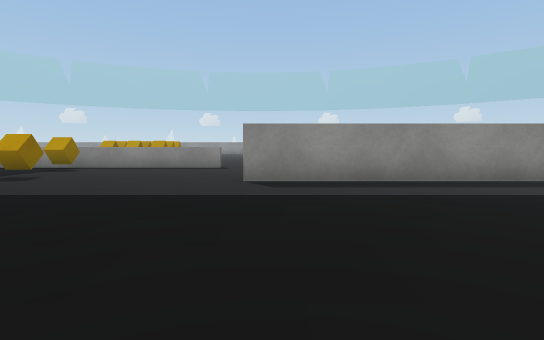
view 1 (above)

24 first-person views from a walk through a scene from a Unity 3-D project. The camera is 0.59 m above the floor, tilts 4° down and sees 80° across. The floor is counted in squares, 1 m on a side. Each view is taken from the middle of a square. On the plan, view 1 faces up. The plan holds only what a view shows up to about 9 squares ahead; the rest is blank. The place goes on beyond the plan. The player character is not drawn. Some surface patterns are stand-ins.

view 2
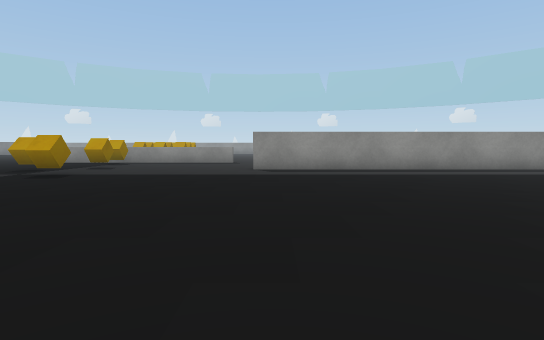

view 3
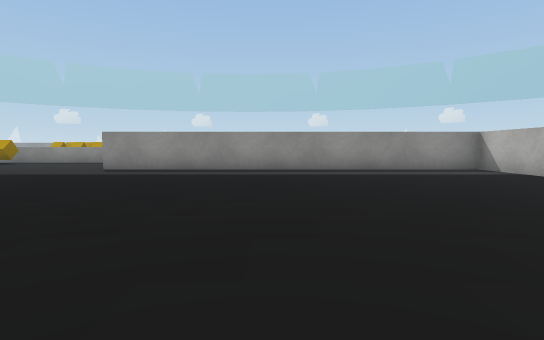

view 4
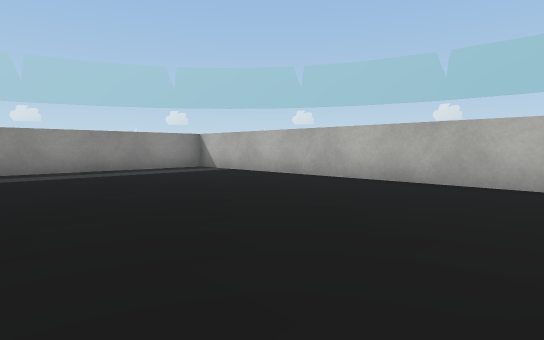

view 5
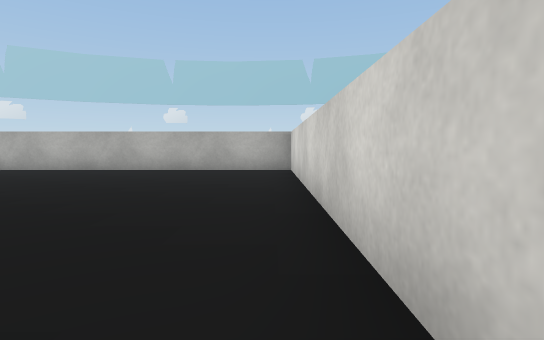

view 6
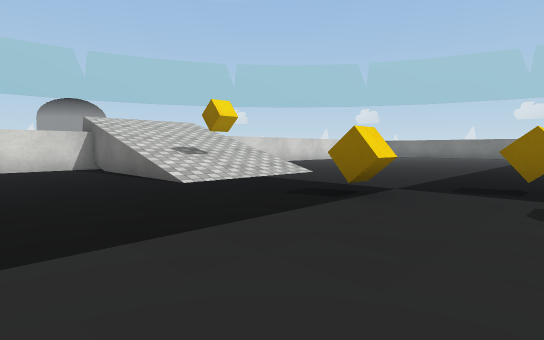

view 7
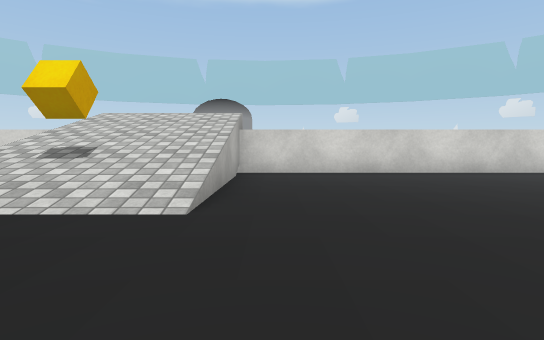

view 8
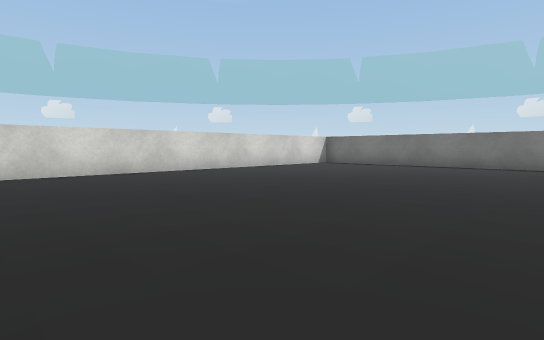

view 9
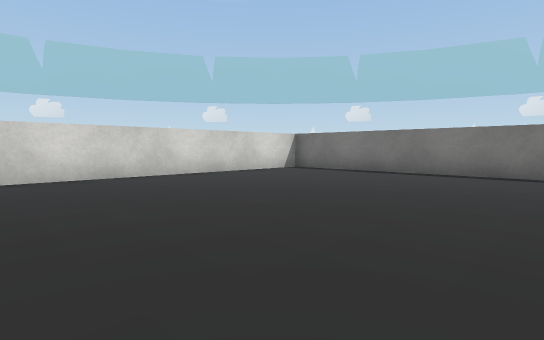

view 10
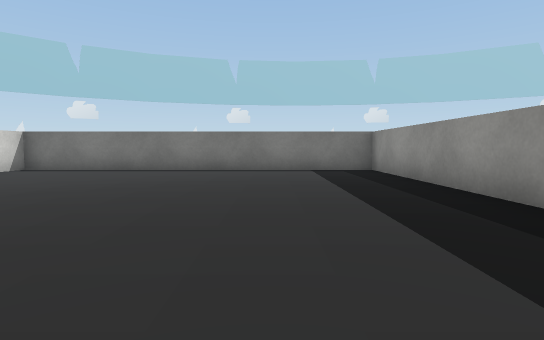

view 11
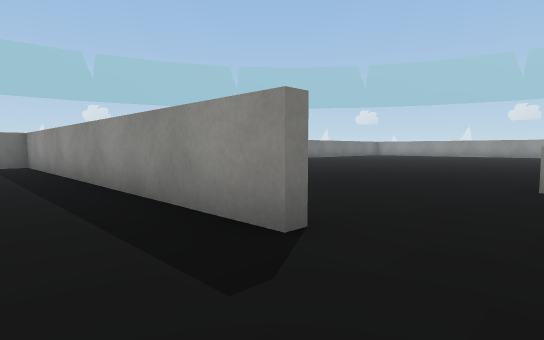

view 12
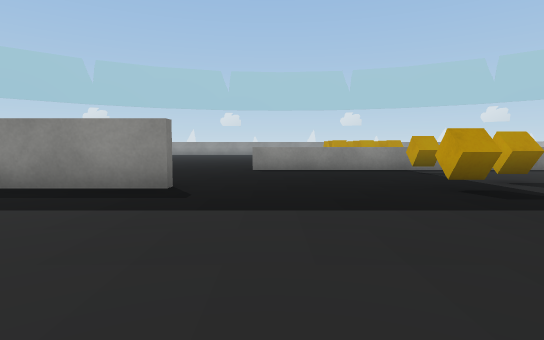

view 13
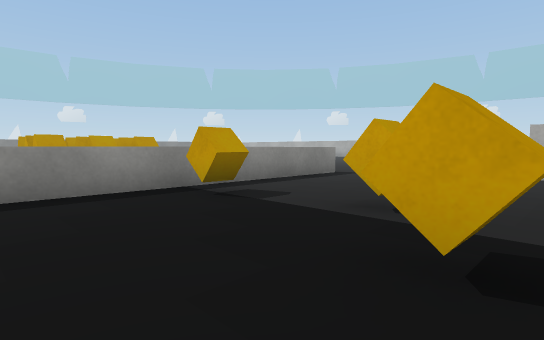

view 14
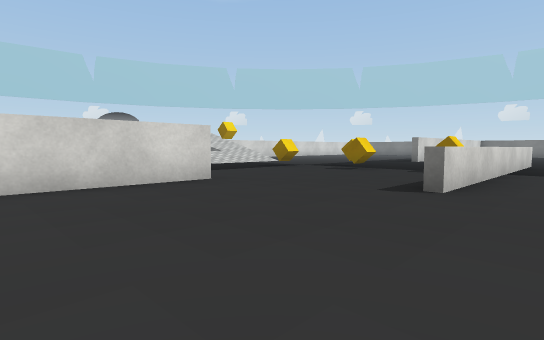

view 15
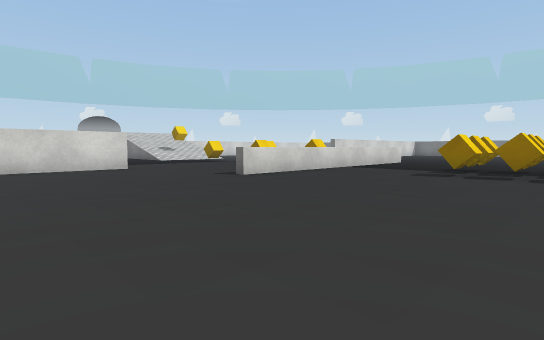

view 16
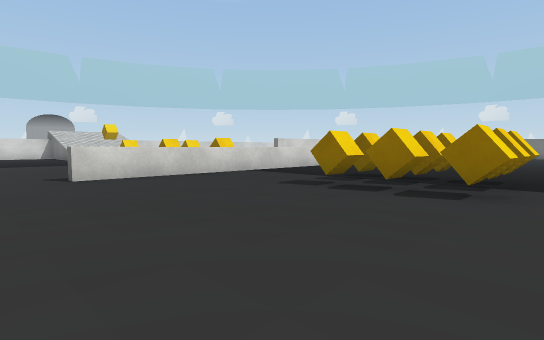

view 17
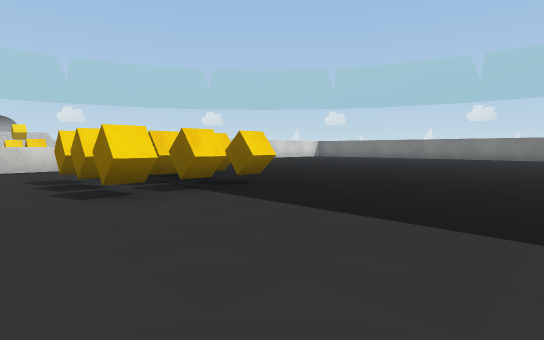

view 18
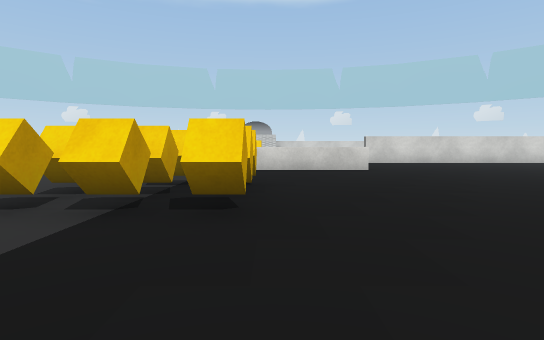

view 19
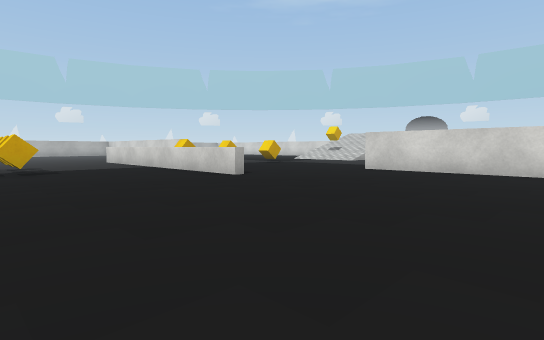

view 20
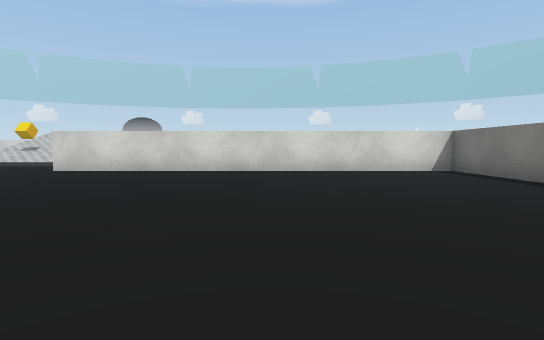

view 21
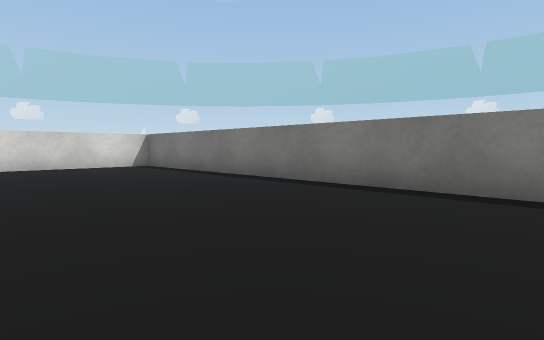

view 22
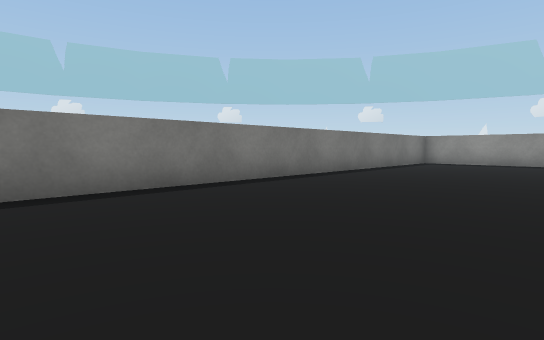

view 23
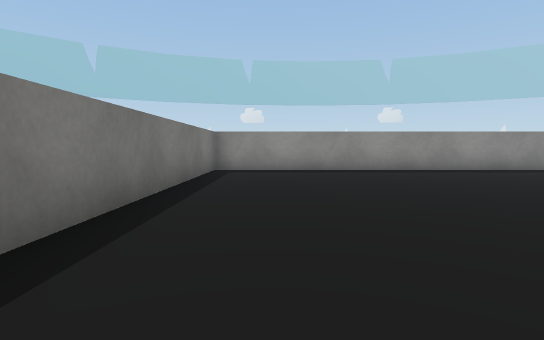

view 24
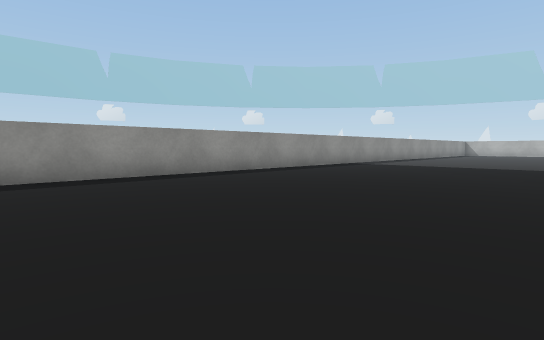

### Floor plan
Key: @ floor where view 1 was taken; # wall or solid block; . floor; / step, stairs or slope; = window, fence, low wall or low ledge; v drop or lower ground; C cube.
Columns run from 21 left of view 1 to 10 right of it. Each row starts with its distance up from view 1.
 27 ############
 26 #............
 25 #.............
 24 #..............
 23 #...............
 22 #................
 21 #................
 20 #..........
 19 #.....       ......
 18 #..... ............
 17 #..... ............
 16 #.....  ..............
 15 #.....   .....CCCC.......
 14 #.............CCCC.......
 13 #.............CCCC.......
 12 #........................
 11 #........................
 10 #...........========.....
  9 #...............C........
  8 #..............CC........
  7 #...............C........
  6 ###########....CC....###########
  5 #..............C...............#
  4 #...............C..............#
  3 #..............................#
  2 #..............................#
  1 #.............////.............#
  0 #............./CC/...@.........#
 -1 #.............////.............#
 -2 #.............////.............#
 -3 #............. ///.. ..........#
 -4 ##############v///##   #########

Where each view was taken, in squares from view 1:
view 1: 0 up, 0 right, facing up
view 2: 3 down, 0 right, facing up
view 3: 3 down, 4 right, facing up
view 4: 3 down, 4 right, facing up-right
view 5: 3 down, 1 right, facing right
view 6: 6 up, 1 left, facing down-left
view 7: 4 up, 8 left, facing down
view 8: 4 up, 10 left, facing down-left
view 9: 3 up, 13 left, facing down-left
view 10: 3 up, 12 left, facing left
view 11: 4 up, 9 left, facing up-left
view 12: 1 up, 9 left, facing up
view 13: 5 up, 8 left, facing up-right
view 14: 11 up, 3 right, facing down-left
view 15: 15 up, 3 right, facing down-left
view 16: 16 up, 0 right, facing down-left
view 17: 19 up, 3 left, facing down-left
view 18: 18 up, 7 left, facing down
view 19: 14 up, 15 left, facing down-right
view 20: 14 up, 16 left, facing down
view 21: 16 up, 16 left, facing down-left
view 22: 14 up, 16 left, facing up-left
view 23: 18 up, 19 left, facing up
view 24: 20 up, 16 left, facing up-right
